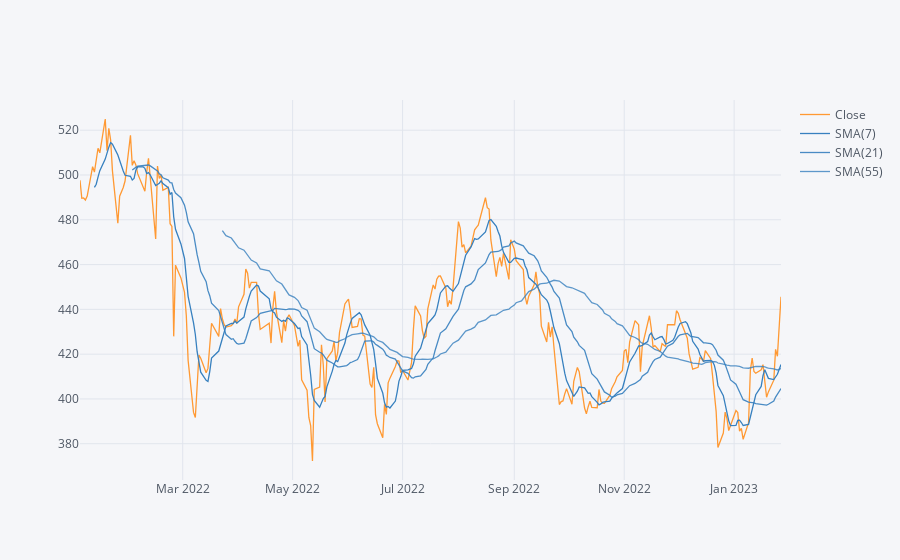

The code cell stored with this chart in its notebook:
### Code cell
df['Close'].loc['2022-01-01':'2023-01-30'].ta_plot(study='sma',periods = [7,21,55])

### Figure 1 — Plotly figure (JSON) as saved in the notebook; plotly's stock layout.template omitted (floating-point values rounded to 4 significant figures; data arrays with more than 128 entries replaced by an {"elided": "..."} marker saying what was removed)
{"data": [{"line": {"color": "rgba(255, 153, 51, 1.0)", "dash": "solid", "shape": "linear", "width": 1.3}, "mode": "lines", "name": "Close", "text": "", "type": "scatter", "x": {"elided": "267 str values"}, "y": {"elided": "267 float values"}}, {"line": {"color": "rgba(55, 128, 191, 1.0)", "dash": "solid", "shape": "linear", "width": 1.3}, "mode": "lines", "name": "SMA(7)", "text": "", "type": "scatter", "x": {"elided": "267 str values"}, "y": {"elided": "267 mixed values"}}, {"line": {"color": "rgba(55, 128, 191, 0.8999999999999999)", "dash": "solid", "shape": "linear", "width": 1.3}, "mode": "lines", "name": "SMA(21)", "text": "", "type": "scatter", "x": {"elided": "267 str values"}, "y": {"elided": "267 mixed values"}}, {"line": {"color": "rgba(55, 128, 191, 0.7999999999999998)", "dash": "solid", "shape": "linear", "width": 1.3}, "mode": "lines", "name": "SMA(55)", "text": "", "type": "scatter", "x": {"elided": "267 str values"}, "y": {"elided": "267 mixed values"}}], "layout": {"legend": {"bgcolor": "#F5F6F9", "font": {"color": "#4D5663"}}, "paper_bgcolor": "#F5F6F9", "plot_bgcolor": "#F5F6F9", "title": {"font": {"color": "#4D5663"}}, "xaxis": {"gridcolor": "#E1E5ED", "showgrid": true, "tickfont": {"color": "#4D5663"}, "title": {"font": {"color": "#4D5663"}, "text": ""}, "zerolinecolor": "#E1E5ED"}, "yaxis": {"gridcolor": "#E1E5ED", "showgrid": true, "tickfont": {"color": "#4D5663"}, "title": {"font": {"color": "#4D5663"}, "text": ""}, "zerolinecolor": "#E1E5ED"}}}
